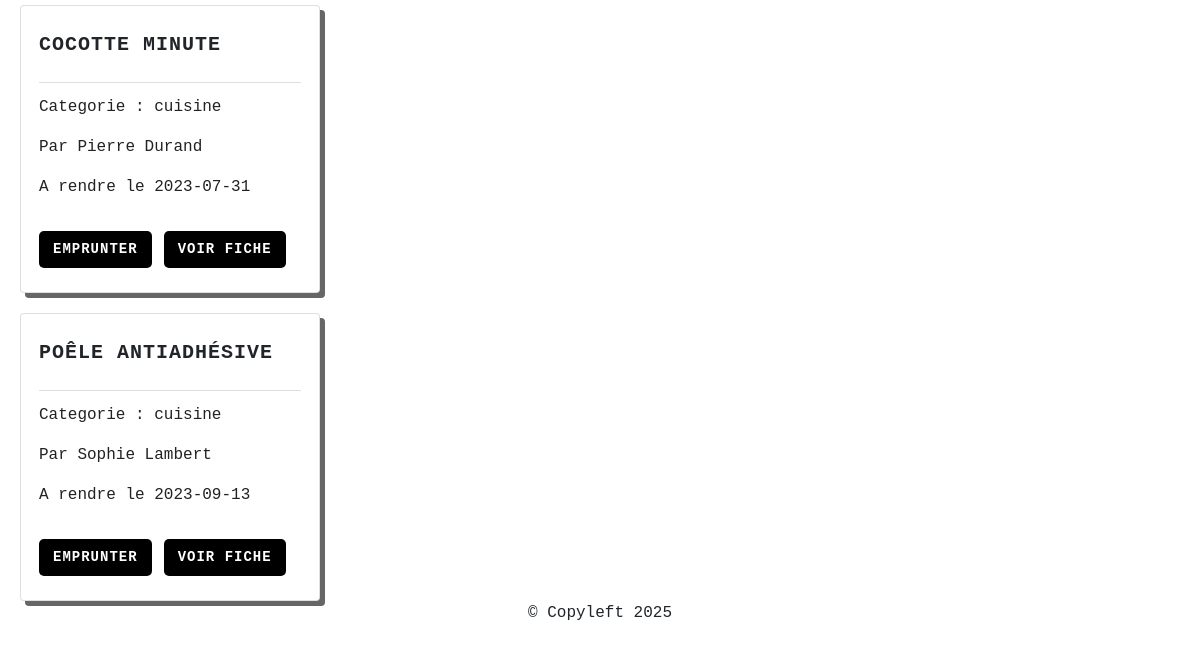
The page /pages/modele.php?page=home.php (lower part) on the database as committed earlier.
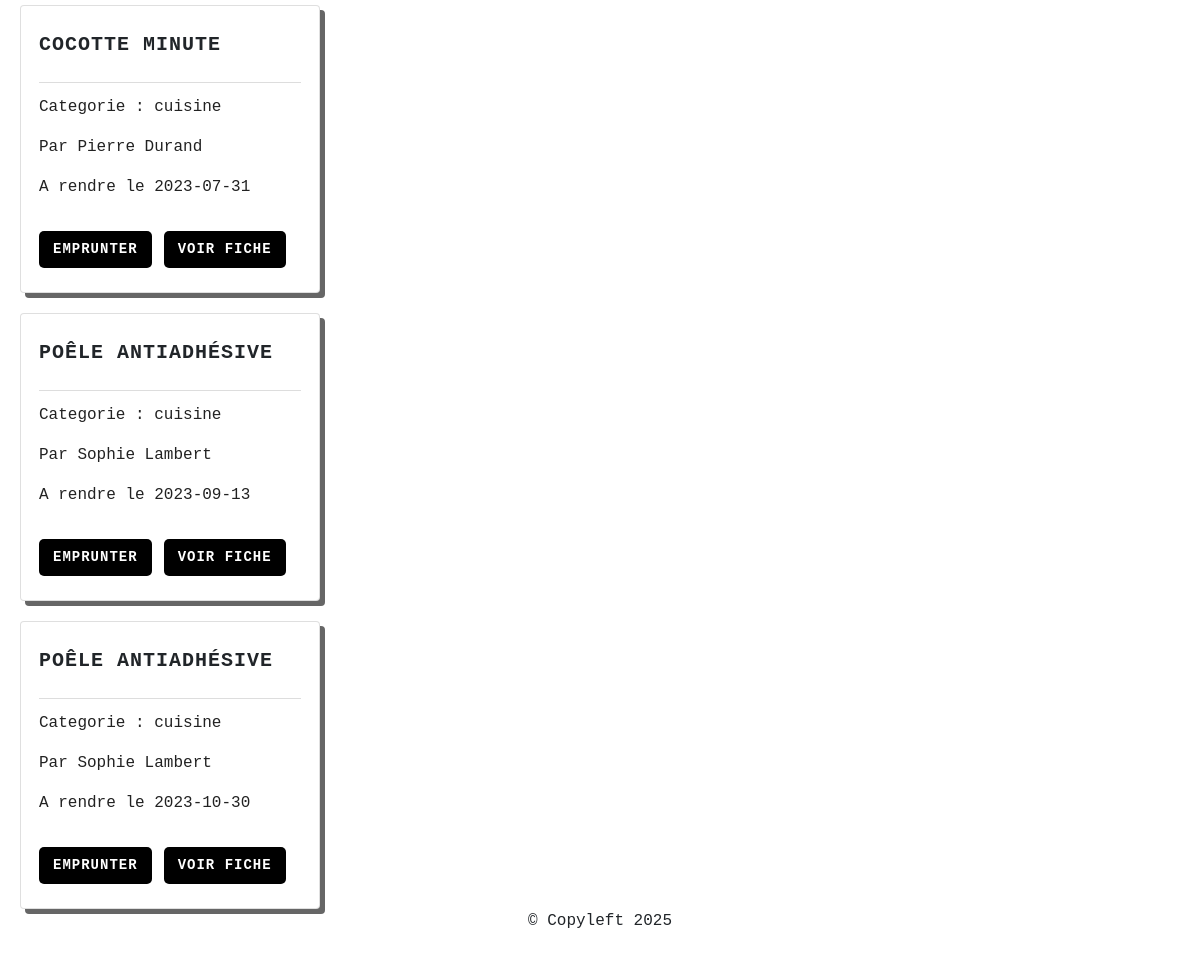
The same page on the database as committed later.
### tables this page shows
CREATE TABLE final_emprunt (
    id_emprunt INT AUTO_INCREMENT PRIMARY KEY,
    id_objet INT,
    id_membre INT NOT NULL,
    date_emprunt DATE NOT NULL,
    date_retour DATE,
    FOREIGN KEY (id_objet) REFERENCES final_objet(id_objet),
    FOREIGN KEY (id_membre) REFERENCES final_membre(id_membre)
);

### inc/connect/connect.php (called while the page is built, shortened)
<?php
function dbconnect(){
    static $connect = null;
    if ($connect == null){
        $connect = mysqli_connect('localhost','ETU004025','L1KjQvJE','db_s2_ETU004025');
        mysqli_set_charset($connect, 'utf8mb4');
    }
    return $connect;
}
?>

### inc/fonction.php (called while the page is built, shortened)
<?php
require("connect/connect.php");
    function verify_date(){
        $sql =" SELECT * from v_objet_detail
         as v join final_emprunt as e on v.id_objet = e.id_objet";
        $result = mysqli_query(dbconnect(), $sql);
        if ($result){
            $liste = [];
            while ($row = mysqli_fetch_assoc($result)){
                $liste[]= $row;
            }
            return $liste;
        }else{
            $liste = [];
            return $liste;
        }
    }
?>

### pages/home.php (the view, shortened to what this page needs)
<?php
$objet=verify_date();
?>
<?php
    if(isset($_GET['id_rech'])){
        include("rech_result.php");
        foreach($objet as $o) { ?>
        <div class="cards-container">
        <div class="card">
            <div class="card-title"><p><?= $o['nom_objet'] ?></p></div>
            <div class="card-content">
                <p>Categorie : <?= $o['nom_categorie'] ?></p>
                <p>Par <?= $o['nom_membre'] ?></p>
            <div class="card-actions">
                <a href="gestion_emprunt.php?id_obj=<?= $o['id_objet'] ?>">emprunter</a>
                <a href="#">voir fiche</a>
            </div>
        </div>
    </div>
    <?php
    }}
    else{  foreach($objet as $o) { ?>
    <div class="cards-container">
    <div class="card">
        <div class="card-title"><p><?= $o['nom_objet'] ?></p></div>
        <div class="card-content">
            <p>Categorie : <?= $o['nom_categorie'] ?></p>
            <p>Par <?= $o['nom_membre'] ?></p>
            <?php if($o['date_retour']==null){ ?>
            <p>Dispo</p>
            <?php }else{ ?>
                <p>A rendre le <?= $o['date_retour'] ?></p>
            <?php } ?>
        </div>
        <div class="card-actions">
        <a href="modele.php?page=gestion_emprunt.php&id_obj=<?= $o['id_objet'] ?>&id_mb=<?= $o['id_membre'] ?>">emprunter</a>
            <a href="#">voir fiche</a>
        </div>
    </div>
</div>
<?php }} ?>

### pages/modele.php (shortened to what this page needs)
<?php require("../inc/fonction.php")
?>
<!DOCTYPE html>
<html lang="en">
<head>
    <link rel="stylesheet" href="../assets/css/style.css">
    <link rel="stylesheet" href="../assets/css/bootstrap/css/bootstrap.min.css">
</head>
<body>
    <?php include ($_GET['page']) ?>
</body>
<footer>
    <p class="text-center">&copy; Copyleft 2025 </p>
</footer>
</html>

### assets/css/style.css (style rules this page uses)
* { margin: 0; padding: 0; box-sizing: border-box; font-family: 'Courier New', monospace; }
body { background-color: #f0f0f0; color: #000; line-height: 1.2; padding: 20px; }
.text-center { text-align: center; }
a { color: #000; text-decoration: none; font-weight: bold; }
.cards-container { display: flex; flex-wrap: wrap; gap: 24px; justify-content: flex-start; margin-top: 20px; }
.card { background: #fff; border: 2px solid #000; box-shadow: 5px 5px 0 #666; border-radius: 10px; width: 300px; padding: 24px 18px; display: flex; flex-direction: column; justify-content: space-between; position: relative; transition: transform 0.2s, box-shadow 0.2s; }
.card-title { font-size: 20px; font-weight: bold; margin-bottom: 12px; text-transform: uppercase; letter-spacing: 1px; border-bottom: 1px solid #ddd; padding-bottom: 6px; }
.card-content { flex: 1; margin-bottom: 16px; color: #222; font-size: 16px; }
.card-actions { display: flex; gap: 12px; }
.card-actions a, .card-actions button { background: #000; color: #fff; border: none; padding: 8px 14px; border-radius: 5px; cursor: pointer; text-transform: uppercase; font-size: 14px; letter-spacing: 1px; transition: background 0.2s; text-decoration: none; }

Rows that differ between the two databases and show on the page:
added final_emprunt: nom_objet "POÊLE ANTIADHÉSIVE", nom_categorie "cuisine", nom_membre "Sophie Lambert", date_retour "2023-10-30"
